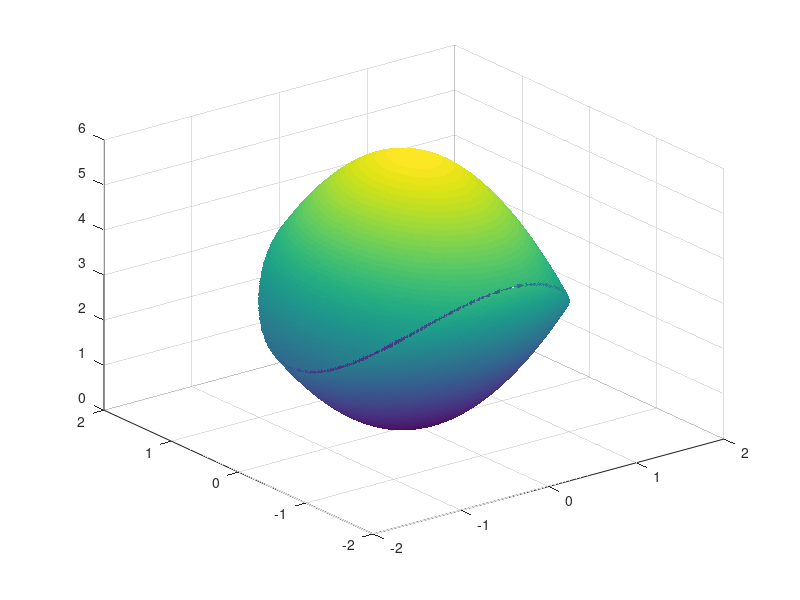

The MATLAB source for this figure:
clear;clc;
x=-2:0.01:2;
y=-2:0.01:2;
[X,Y]=meshgrid(x,y);
Z1=X.^2+2*Y.^2;
Z2=6-2*X.^2-Y.^2;
Z1(X.^2+Y.^2>2)=NaN;
Z2(X.^2+Y.^2>2)=NaN;
surf(X,Y,Z1,'edgecolor','none');
hold on
surf(X,Y,Z2,'edgecolor','none');

